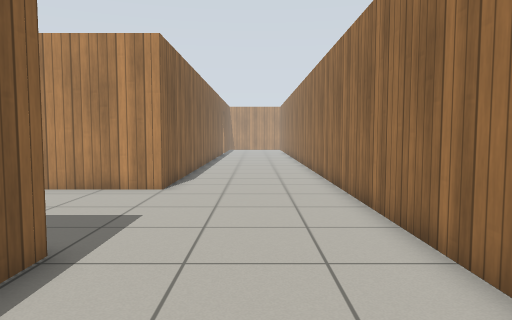
View 1 (above)

16 first-person views from a walk through a robot-simulator world made for Gazebo. The camera is 0.9 m above the floor, tilts 4° down and sees 70° across. The floor is counted in squares, 0.5 m on a side. Each view is taken from the middle of a square. On the plan, view 1 faces up. The plan holds only what a view shows up to about 18 squares ahead; the rest is blank. The place goes on beyond the plan. Robots are left out. Gazebo's built-in surfaces are drawn with simple patterns. Simple shapes stand in for some stock models. Some surface patterns are stand-ins.

View 2
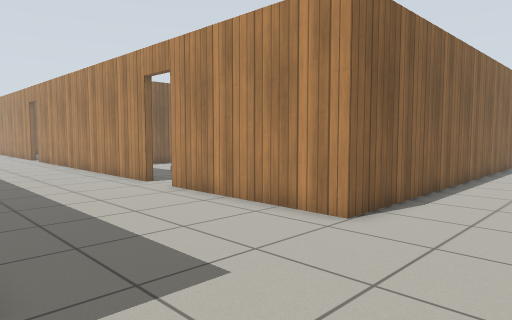

View 3
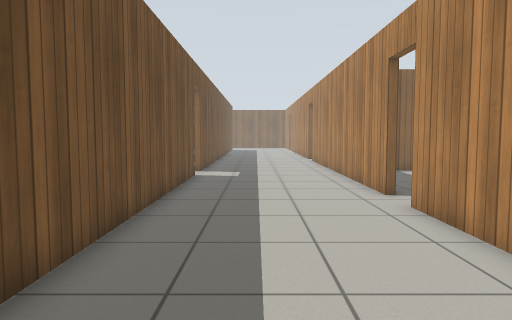

View 4
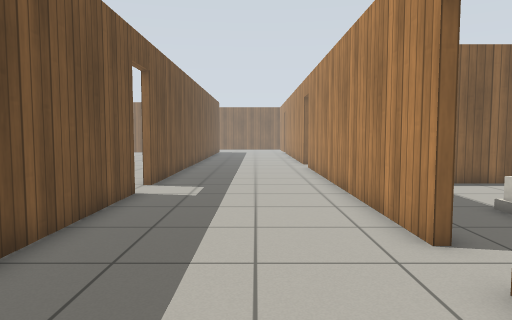

View 5
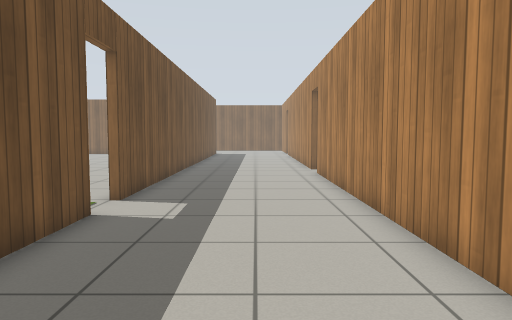

View 6
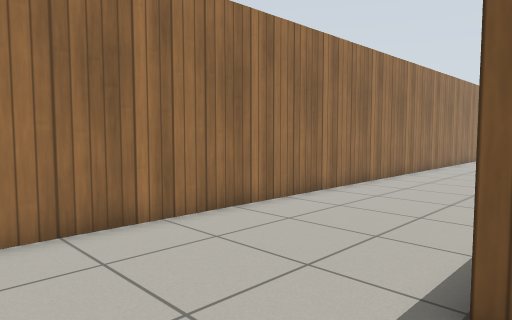

View 7
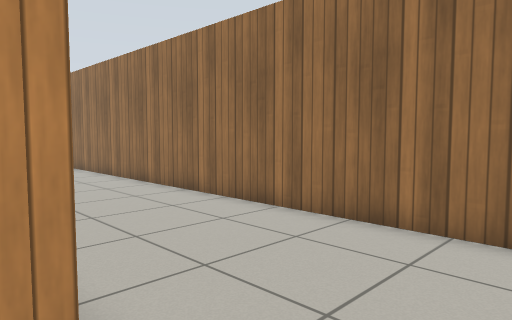

View 8
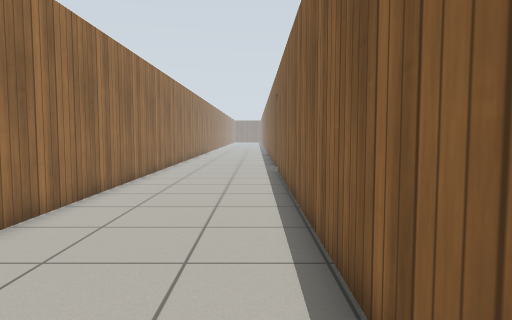

View 9
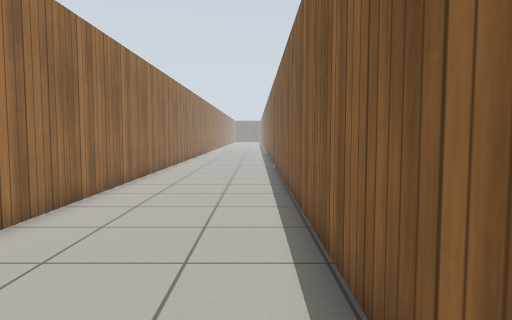

View 10
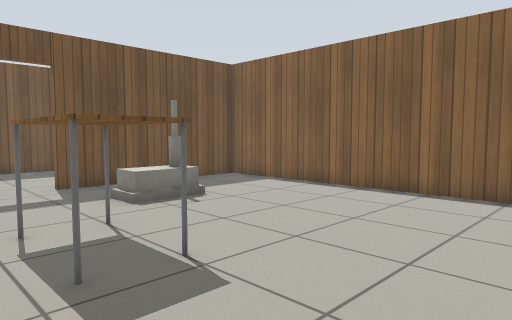

View 11
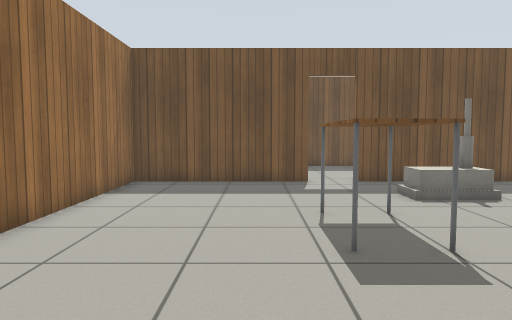

View 12
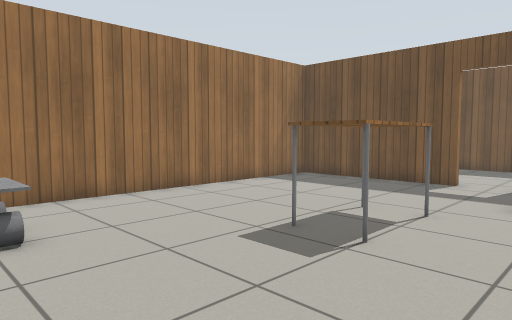

View 13
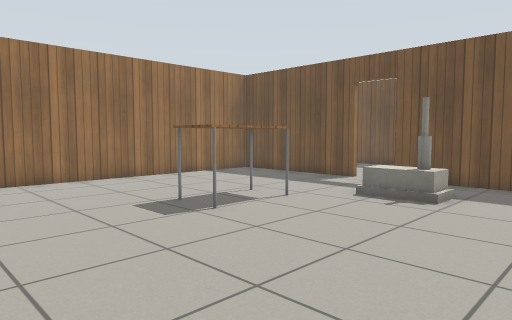

View 14
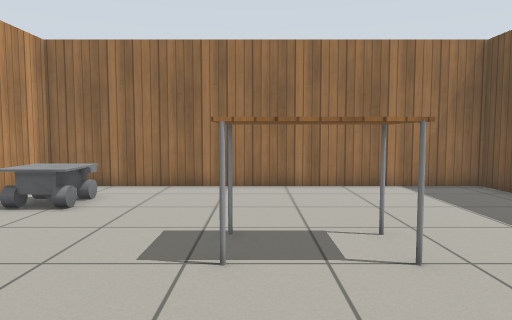

View 15
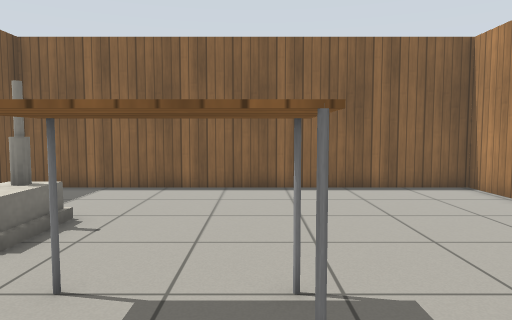

View 16
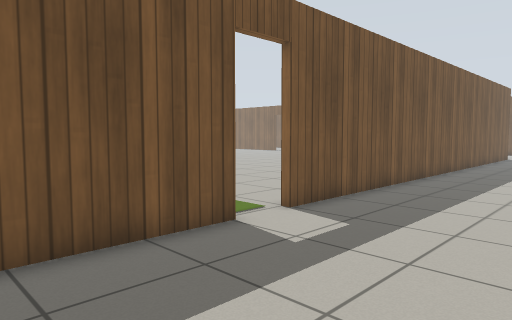

### Floor plan
Points are (right, up) in squares from view 1. A wall is a line through its corners. A room is listed if a view was taken in it or the views show most of it. See-through windows are left out.
Room 1 (views 1, 2, 3, 4, 5, 6, 7, 8, 9, 16)
walls: (-11.8, 11.9) (-26, 11.9); (-17.1, 5.3) (-3.1, 5.3) (-3.1, -14.1); (-3.1, 26.5) (-3.1, 11.9) (-10, 11.9); (-27.5, 5.3) (-18.9, 5.3); (2.8, -14.2) (2.8, 26.5)
ways out: open door at (-10.5, 12) to room 2; open door at (-26.5, 12); open door at (-18, 5); open door at (-3, -14)
Room 2 (views 10, 11, 12, 13, 14, 15)
walls: (-10, 12.1) (-3.4, 12.1) (-3.4, 26.5); (-19.3, 26.5) (-19.3, 12.1) (-11.8, 12.1)
ways out: open door at (-10.5, 12) to room 1
objects: house (-15, 15) to (-13, 16); table (-11, 18) to (-9, 21); other object (-7, 24) to (-5, 26)

Positions as (right, up) in squares from view 1, and headings:
1: (0, 0), facing up
2: (1, 5), facing up-left
3: (-1, 8), facing left
4: (-6, 9), facing left
5: (-9, 9), facing left
6: (-4, 9), facing down-right
7: (-4, 9), facing up-right
8: (-2, 4), facing down
9: (-2, 6), facing down
10: (-8, 25), facing down-left
11: (-8, 26), facing down
12: (-14, 26), facing down-right
13: (-18, 26), facing down-right
14: (-16, 20), facing right
15: (-7, 20), facing left
16: (-12, 11), facing down-left
